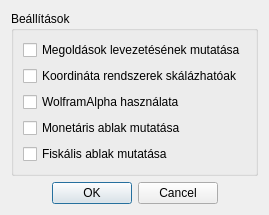
<?xml version="1.0" encoding="UTF-8"?>
<ui version="4.0">
 <class>ModelSettingsDialog</class>
 <widget class="QDialog" name="ModelSettingsDialog">
  <property name="geometry">
   <rect>
    <x>0</x>
    <y>0</y>
    <width>237</width>
    <height>189</height>
   </rect>
  </property>
  <property name="windowTitle">
   <string>Beállítások</string>
  </property>
  <property name="modal">
   <bool>true</bool>
  </property>
  <layout class="QGridLayout" name="gridLayout">
   <item row="0" column="0">
    <widget class="QGroupBox" name="groupBox">
     <property name="title">
      <string>Beállítások</string>
     </property>
     <layout class="QVBoxLayout" name="verticalLayout">
      <item>
       <widget class="QCheckBox" name="showStepsCheckBox">
        <property name="text">
         <string>Megoldások levezetésének mutatása</string>
        </property>
       </widget>
      </item>
      <item>
       <widget class="QCheckBox" name="coordinateScaleableCheckBox">
        <property name="text">
         <string>Koordináta rendszerek skálázhatóak</string>
        </property>
       </widget>
      </item>
      <item>
       <widget class="QCheckBox" name="useWolframAlphaCheckBox">
        <property name="text">
         <string>WolframAlpha használata</string>
        </property>
       </widget>
      </item>
      <item>
       <widget class="QCheckBox" name="showMonterayCheckBox">
        <property name="text">
         <string>Monetáris ablak mutatása</string>
        </property>
       </widget>
      </item>
      <item>
       <widget class="QCheckBox" name="showFiscalCheckBox">
        <property name="text">
         <string>Fiskális ablak mutatása</string>
        </property>
       </widget>
      </item>
     </layout>
    </widget>
   </item>
   <item row="1" column="0">
    <widget class="QDialogButtonBox" name="buttonBox">
     <property name="orientation">
      <enum>Qt::Horizontal</enum>
     </property>
     <property name="standardButtons">
      <set>QDialogButtonBox::Cancel|QDialogButtonBox::Ok</set>
     </property>
     <property name="centerButtons">
      <bool>true</bool>
     </property>
    </widget>
   </item>
  </layout>
 </widget>
 <resources/>
 <connections>
  <connection>
   <sender>buttonBox</sender>
   <signal>accepted()</signal>
   <receiver>ModelSettingsDialog</receiver>
   <slot>accept()</slot>
   <hints>
    <hint type="sourcelabel">
     <x>248</x>
     <y>254</y>
    </hint>
    <hint type="destinationlabel">
     <x>157</x>
     <y>274</y>
    </hint>
   </hints>
  </connection>
  <connection>
   <sender>buttonBox</sender>
   <signal>rejected()</signal>
   <receiver>ModelSettingsDialog</receiver>
   <slot>reject()</slot>
   <hints>
    <hint type="sourcelabel">
     <x>316</x>
     <y>260</y>
    </hint>
    <hint type="destinationlabel">
     <x>286</x>
     <y>274</y>
    </hint>
   </hints>
  </connection>
 </connections>
</ui>
